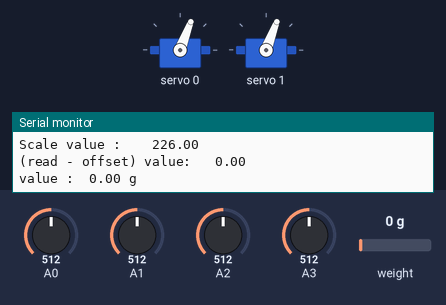
A sketch run on a simulated Arduino Uno, built with avr-gcc and run on an emulated ATmega328P. On the bench: 2 × servo, the last lines printed to the serial monitor. Inputs (shaded band) come from the test bench; at power-on: weight on the scale 0 g, A0 = 512, A1 = 512, A2 = 512, A3 = 512.

Above: at 7.4 s.
7.5 s: weight on the scale set to 19 g
13.5 s: weight on the scale set to 23 g
At 18.2 s:
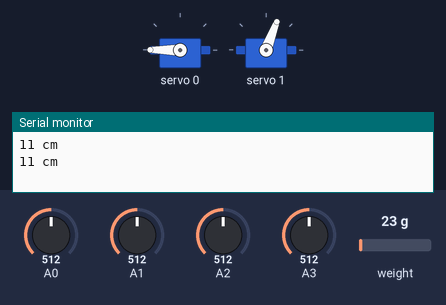
20.8 s: weight on the scale set to 100 g
At 25.3 s:
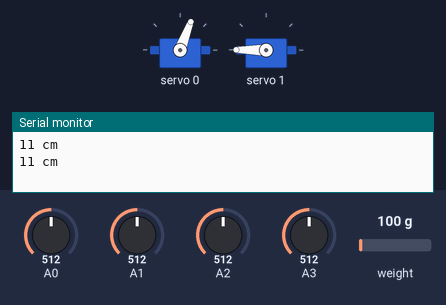
Timing chart, 0 to 34.0 s (numbered marks = the images above; inputs shaded):
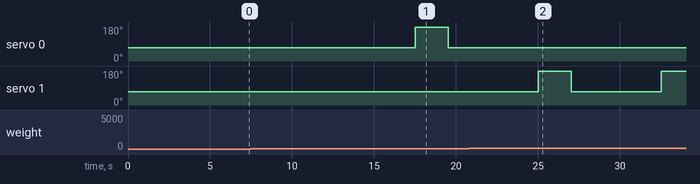

The sketch:

test.ino
```cpp
/*
* 엘레파츠 전자저울 예제 프로그램 - loadcell + HX711
* 사용 라이브러리 : https://github.com/bogde/HX711
*
* 아두이노 GPIO 연결
* loadcell / HX711 board
* Dout PIN : D2
* SCK PIN  : D3
*/

#include "HX711.h"
#include "HCPCA9685.h"
#define I2CAdd 0x40
int Servo0Position;
int Servo1Position;
HCPCA9685 HCPCA9685(I2CAdd);

int distance1 = 0; // 거리값을 저장할 변수
int distance2 = 0;
int distance3 = 0;
int distance4 = 0;

// HX711 circuit wiring
#define LOADCELL_DOUT_PIN         2
#define LOADCELL_SCK_PIN          3
// scale - 10Kg loadcell : 226 / 5kg loadcell : 372
// ADC 모듈에서 측정된 결과값을 (loadcellValue)값 당 1g으로 변환해 줌
float loadcellValue = 226.0;
HX711 scale;

void setup() {
  HCPCA9685.Init(SERVO_MODE);
  HCPCA9685.Sleep(false);
  Servo0Position = 155;                  // 위치값의 초기값을 400으로 설정합니다.
  HCPCA9685.Servo(0, Servo0Position);    // 서보모터를 서보모터 드라이버 0번에 연결합니다.
  Servo1Position = 155;                  // 위치값의 초기값을 400으로 설정합니다.
  HCPCA9685.Servo(1, Servo1Position);    // 서보모터를 서보모터 드라이버 1번에 연결합니다.

	// put your setup code here, to run once:
	Serial.begin(115200);
	// 로드셀 HX711 보드 pin 설정
	scale.begin(LOADCELL_DOUT_PIN, LOADCELL_SCK_PIN);
	// 부팅 후 잠시 대기 (2초)
	delay(2000);

	// 측정값 1회 읽어오기
	Serial.print("read: \t\t\t");
	Serial.println(scale.read());
	delay(1000);

	// 스케일 설정
	scale.set_scale(loadcellValue);

	// 오프셋 설정(10회 측정 후 평균값 적용) - 저울 위에 아무것도 없는 상태를 0g으로 정하는 기준점 설정(저울 위에 아무것도 올려두지 않은 상태여야 합니다.)
	scale.tare(10);

	// 설정된 오프셋 및 스케일 값 확인
	Serial.print("Offset value :\t\t");
	Serial.println(scale.get_offset());
	Serial.print("Scale value :\t\t");
	Serial.println(scale.get_scale());

	// (read - offset) 값 확인 (scale 미적용)
	Serial.print("(read - offset) value: \t");
	Serial.println(scale.get_value());
	delay(2000);
}


void loop() {
	// put your main code here, to run repeatedly:

	// 오프셋 및 스케일이 적용된 측정값 출력 (5회 측정 평균값)
	Serial.print("value :\t");
  float scaleResult = scale.get_units(5);
	Serial.print(scaleResult, 2);    // 5회 측정 평균값, 소수점 아래 2자리 출력
	Serial.println(" g");
	delay(1000);  // 1초 대기

  int volt1 = map(analogRead(A0), 0, 1023, 0, 5000); // 0~1023 사이 값을 갖는 아날로그 신호값을  //  0~5000 (5V) 사이 값으로 변환
  int volt2 = map(analogRead(A1), 0, 1023, 0, 5000);
  int volt3 = map(analogRead(A2), 0, 1023, 0, 5000);
  int volt4 = map(analogRead(A3), 0, 1023, 0, 5000);

  distance1 = (27.61 / (volt1 - 0.1696)) * 1000; // 읽어들인 Voltage 값을 거리값(단위: cm)로 변환하는 공
  distance2 = (27.61 / (volt2 - 0.1696)) * 1000;
  distance3 = (27.61 / (volt3 - 0.1696)) * 1000;
  distance4 = (27.61 / (volt4 - 0.1696)) * 1000;

  Serial.print(distance1);  //거리값을 시리얼모니터로 출력해줍니다.
  Serial.print(" cm \n");
  Serial.print(distance2);
  Serial.print(" cm \n");
  Serial.print(distance3);
  Serial.print(" cm \n");
  Serial.print(distance4);
  Serial.print(" cm \n \n");
  delay(1000);


    if(scaleResult < 40 && scaleResult > 20)
    {
      delay(1000);                         // 1초간 지속
      Servo0Position = 400;                // 위치값 155의 위치로 이동
      HCPCA9685.Servo(0, Servo0Position);
      delay(2000);                         // 2초간 지속
      Servo0Position = 155;                // 위치값 400 (초기 위치) 으로 이동
      HCPCA9685.Servo(0, Servo0Position);
      Serial.println("can");
      delay(2000);
    }


    else if( scaleResult > 40){
      delay(1000);                         // 1초간 지속
      Servo1Position = 400;                // 위치값 155의 위치로 이동
      HCPCA9685.Servo(1, Servo1Position);
      delay(2000);                         // 2초간 지속
      Servo1Position = 155;                // 위치값 400 (초기 위치) 으로 이동
      HCPCA9685.Servo(1, Servo1Position);
      Serial.println("plastic");
      delay(2000);
    }

    else if( scaleResult < 20){
      Servo0Position = 155;                // 위치값 155의 위치로 이동
      HCPCA9685.Servo(0, Servo0Position);
      Servo1Position = 155;                // 위치값 400 (초기 위치) 으로 이동
      HCPCA9685.Servo(1, Servo1Position);
      delay(100);
    }


}
```

Measured:
- the behaviour switches between 20 and 21 g on weight on the scale (found by bisection; images 0 and 1)
- after the input at 13.5 s, servo 0: 69° → 180° after 4.0 s, → 69° 2.0 s later
- after the input at 20.8 s, servo 0: stays 69° (without the input it goes to 180° after 4.2 s); servo 1: 69° → 180° after 4.2 s, → 69° 2.0 s later, → 180° 5.5 s later
